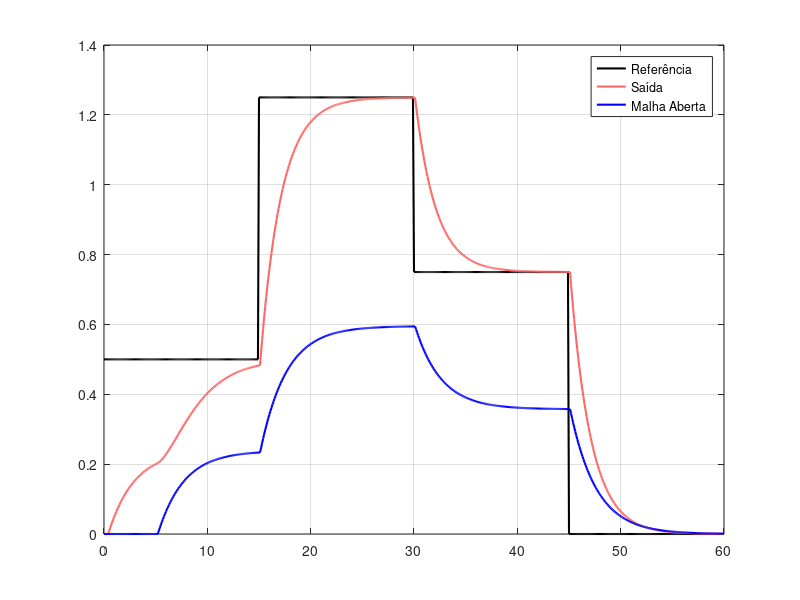
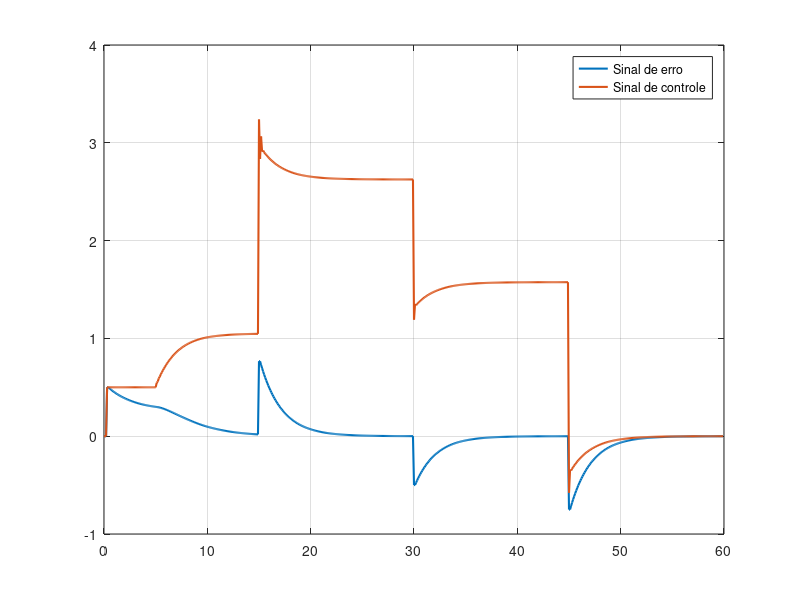
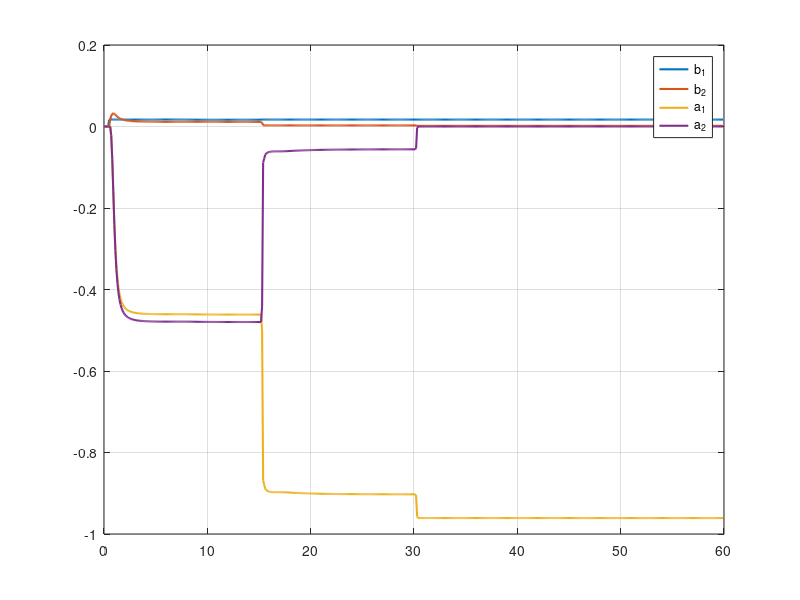

These figures' MATLAB source, in order:
close all;
clear;
clc;

fs = 10;
T = 1/fs;

% ATENÇÃO: Descomente a linha abaixo se estiver utilizando o Octave
% pkg load control

% Planta
% ------------------------------------------------------
% Parâmetros do circuito RC duplo
R1 = 10e3;
R2 = 10e2;
R3 = 10e3;

C1 = 470e-6;
C2 = 10e-6;

% função de transferência
num = 1;
den = [R1*R2*C1*C2, R2*C2 + R1*C1*(1+R2/R3) + R1*C2, 1 + (R1+R2)/R3];
H = tf(num, den);

% função de transferência discretizada
Hz = c2d(H, 0.1, 'zoh');

b1 = Hz.num{1}(2);
b2 = Hz.num{1}(3);
a1 = Hz.den{1}(2);
a2 = Hz.den{1}(3);
% ------------------------------------------------------

% Parâmetros do controlador Dahlin
K_p   = 1;
tau_p = 2;
cp    = -exp(-T / tau_p);

% Sinal de entrada
tmax = 60;
tempo = 0:T:(tmax-T);
N = numel(tempo);

r = zeros(1,N);
r(tempo < 15)                    = 0.5;
r(tempo >= 15 & tempo < 30)      = 1.25;
r(tempo >= 30 & tempo < 45)      = 0.75;
r(tempo >= 45 & tempo < 60)      = 0;

% Variaveis
y = zeros(1,N);
u = zeros(1,N);
e = zeros(1,N);
y_ma = zeros(1,N);
u_ma = zeros(1,N);

% Variaveis do estimador MQR
rho    = 500;
P      = rho * eye(4);
v      = zeros(4,1);
theta  = zeros(4,N);
lambda = 0.95;


for k = 4:N

    % saida do sistema (já com o atraso adicional no sinal de controle)
    y(k) = b1*u(k-2) + b2*u(k-3) - a1*y(k-1) - a2*y(k-2);

    % Saída em malha aberta
    y_ma(k) = b1*u_ma(k-2) + b2*u_ma(k-3) - a1*y_ma(k-1) - a2*y_ma(k-2);

    % ESTIMADOR MQR
    phi = [u(k-2); u(k-3); -y(k-1); -y(k-2)];

    K_gain         = (P * phi) / (lambda + phi' * P * phi);
    theta(:,k)     = theta(:,k-1) + K_gain * (y(k) - phi' * theta(:,k-1));
    P              = (1/lambda) * (eye(4) - K_gain * phi') * P;

    % sinal de erro
    e(k) = r(k) - y(k);

    % CONTROLADOR
    if (tempo(k) <= 5)
        u(k) = r(k);
    else
        % Parâmetros estimados correntes
        b1e = theta(1,k);
        b2e = theta(2,k);
        a1e = theta(3,k);
        a2e = theta(4,k);

        % EQUACAO DO CONTROLADOR DAHLIN ADAPTATIVO
        if abs(b1e) < 1e-6
            u(k) = u(k-1);
        else
            u(k) = (K_p*(1+cp) / b1e)                 * e(k)   ...
                 + (K_p*(1+cp) * a1e / b1e)            * e(k-1) ...
                 + (K_p*(1+cp) * a2e / b1e)            * e(k-2) ...
                 - ((b1e*cp + b2e) / b1e)               * u(k-1) ...
                 + ((b1e*K_p*(1+cp) - b2e*cp) / b1e)   * u(k-2) ...
                 + (b2e*K_p*(1+cp) / b1e)               * u(k-3);
            u_ma(k) = r(k);
        end
    end

end

% Resultados
figure;
plot(tempo, r, 'color', 'k','LineWidth', 1.5);
hold on;
plot(tempo, y, 'color', [1 0.4 0.4],'LineWidth', 1.5);
plot(tempo, y_ma, 'color', 'b','LineWidth', 1.5);
legend('Referência', 'Saída','Malha Aberta');
grid on;

figure;
plot(tempo, e,'LineWidth', 1.5);
hold on;
plot(tempo, u,'LineWidth', 1.5);
legend('Sinal de erro', 'Sinal de controle');
grid on;

figure;
plot(tempo, theta(1,:),'LineWidth', 1.5);
hold on;
plot(tempo, theta(2,:),'LineWidth', 1.5);
plot(tempo, theta(3,:),'LineWidth', 1.5);
plot(tempo, theta(4,:),'LineWidth', 1.5);
legend('b_1', 'b_2', 'a_1', 'a_2');
grid on;
